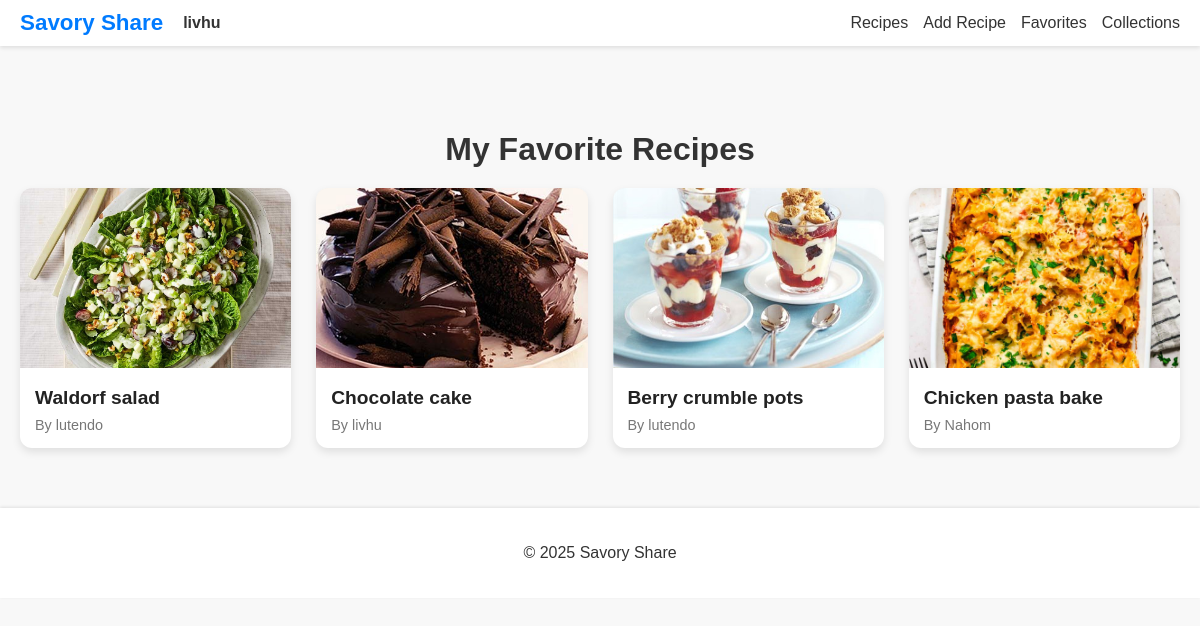
/recipes/favorites/ (signed in), run on the app's committed database.
### first/models.py (models this page shows, shortened)
class Favorite(models.Model):
    user = models.ForeignKey(User, on_delete=models.CASCADE)
    recipe = models.ForeignKey(Recipe, on_delete=models.CASCADE)

class Recipe(models.Model):
    STATUS_CHOICES = (
        ('pending', 'Pending'),
        ('approved', 'Approved'),
        ('rejected', 'Rejected'),
    )
    title = models.CharField(max_length=200)
    image = models.ImageField(upload_to='recipes/', null=True, blank=True)
    serves = models.CharField(max_length=50, null=True, blank=True)
    cook_time = models.CharField(max_length=50, null=True, blank=True)
    creator = models.ForeignKey(User, on_delete=models.CASCADE, null=True, blank=True)
    ingredients = models.TextField(null=True, blank=True)
    instructions = models.TextField(null=True, blank=True)
    category = models.ForeignKey(Category, on_delete=models.SET_NULL, null=True)
    locked = models.BooleanField(default=False)
    status = models.CharField(max_length=10, choices=STATUS_CHOICES, default='pending')
    rejection_reason = models.TextField(blank=True, null=True)
    class Meta:
        ordering = ['-id']

### first/views.py (the view)
# urls.py: path('recipes/favorites/', views.favorites_page, name='favorites'),
@login_required
def favorites_page(request):
    favorites = Favorite.objects.filter(user=request.user)
    return render(request, 'favorites.html', {'favorites': favorites})

### first/templates/favorites.html (shortened to what this page needs)
{% load static %}
<!DOCTYPE html>
<html lang="en">
<head>
</head>
<body>
<header>
  <nav>
    <div class="nav-left">
      <a href="{% url 'home' %}" class="logo">Savory Share</a>
      {% if user.is_authenticated %}
        <span class="username">{{ user.username }}</span>
      {% endif %}
    </div>
    <ul>
      <li><a href="{% url 'recipes' %}">Recipes</a></li>
      <li><a href="{% url 'add_recipe' %}">Add Recipe</a></li>
      <li><a href="{% url 'favorites' %}">Favorites</a></li>
      <li><a href="{% url 'collections' %}">Collections</a></li>
    </ul>
  </nav>
</header>
<main>
  <h1>My Favorite Recipes</h1>
  {% if favorites %}
  <div class="favorites-grid">
    {% for fav in favorites %}
      <div class="recipe-card">
        <a href="{% url 'recipe_detail' fav.recipe.id %}">
          <img
            src="{{ fav.recipe.image.url }}"
            alt="{{ fav.recipe.title }}"
            onerror="this.src='{% static 'images/default.jpg' %}'"
          >
          <div class="recipe-info">
            <h2>{{ fav.recipe.title }}</h2>
            <p>By {{ fav.recipe.creator.username }}</p>
          </div>
        </a>
      </div>
    {% endfor %}
  </div>
  {% else %}
    <p class="no-favorites">You have no favorite recipes yet. <a href="{% url 'recipes' %}" style="color:#007BFF;">Browse recipes</a> to add some!</p>
  {% endif %}
</main>
<footer>
  <p>&copy; 2025 Savory Share</p>
</footer>
</body>
</html>

### first/templates/favorites.html (style rules this page uses)
* { box-sizing: border-box; }
body { font-family: "Poppins", sans-serif; margin: 0; padding: 0; background-color: #f8f8f8; color: #333; }
header { background-color: #fff; box-shadow: 0 2px 4px rgba(0, 0, 0, 0.1); padding: 10px 20px; position: fixed; top: 0; left: 0; width: 100%; z-index: 1000; }
nav { display: flex; justify-content: space-between; align-items: center; flex-wrap: wrap; }
.nav-left { display: flex; align-items: center; flex-wrap: nowrap; }
.logo { font-size: 1.4em; font-weight: bold; color: #007BFF; text-decoration: none; margin-right: 20px; white-space: nowrap; }
.username { font-weight: bold; color: #333; white-space: nowrap; }
nav ul { list-style: none; display: flex; flex-wrap: wrap; gap: 15px; margin: 0; padding: 0; }
nav ul li { display: inline-block; }
nav ul li a { text-decoration: none; color: #333; font-weight: normal; white-space: nowrap; }
main { padding: 20px; max-width: 1200px; margin: 90px auto 40px; }
h1 { font-size: 2em; margin-bottom: 20px; text-align: center; }
.favorites-grid { display: grid; grid-template-columns: repeat(auto-fit, minmax(260px, 1fr)); gap: 25px; }
.recipe-card { background: #fff; border-radius: 12px; overflow: hidden; box-shadow: 0 4px 8px rgba(0,0,0,0.1); transition: transform 0.2s ease, box-shadow 0.2s ease; }
.recipe-card a { text-decoration: none; color: inherit; display: block; }
.recipe-card img { width: 100%; height: 180px; object-fit: cover; background-color: #eee; }
.recipe-info { padding: 15px; }
.recipe-info h2 { font-size: 1.2em; margin: 0 0 8px 0; color: #222; }
.recipe-info p { font-size: 0.9em; color: #777; margin: 0; }
footer { text-align: center; padding: 20px; background-color: #fff; margin-top: 40px; box-shadow: 0 -1px 3px rgba(0, 0, 0, 0.1); }

### data on the page
Favorite: recipe.image (picture), recipe "Waldorf salad", recipe.creator.username "lutendo"
Favorite: recipe.image (picture), recipe "Chocolate cake", recipe.creator.username "livhu"
Favorite: recipe.image (picture), recipe "Berry crumble pots", recipe.creator.username "lutendo"
Favorite: recipe.image (picture), recipe "Chicken pasta bake", recipe.creator.username "Nahom"

### other printed values
{{ user.username }} "livhu"
